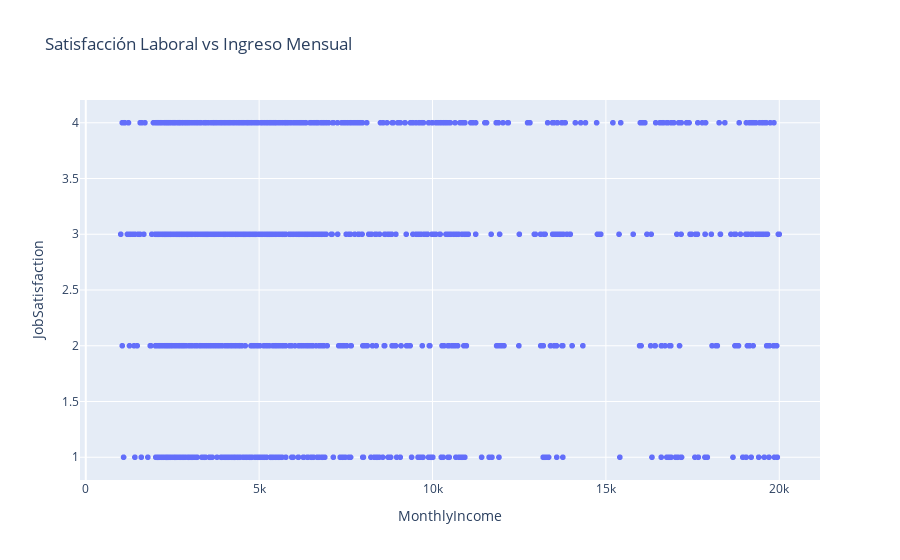

The notebook cell this image was saved under:
### Markdown cell above
'''Los que tienen mayores ingresos tienen mayor satisfacción (Más o menos)'''

### Code cell
fig = px.scatter(data, x='MonthlyIncome', y='JobSatisfaction',
title='Satisfacción Laboral vs Ingreso Mensual')
fig.show()

### Figure 1 — Plotly figure (JSON) as saved in the notebook; plotly's stock layout.template omitted (floating-point values rounded to 4 significant figures; data arrays with more than 128 entries replaced by an {"elided": "..."} marker saying what was removed)
{"data": [{"hovertemplate": "MonthlyIncome=%{x}<br>JobSatisfaction=%{y}<extra></extra>", "legendgroup": "", "marker": {"color": "#636efa", "symbol": "circle"}, "mode": "markers", "name": "", "showlegend": false, "type": "scattergl", "x": {"elided": "1470 int values"}, "xaxis": "x", "y": {"elided": "1470 int values"}, "yaxis": "y"}], "layout": {"legend": {"tracegroupgap": 0}, "title": {"text": "Satisfacción Laboral vs Ingreso Mensual"}, "xaxis": {"anchor": "y", "domain": [0, 1], "title": {"text": "MonthlyIncome"}}, "yaxis": {"anchor": "x", "domain": [0, 1], "title": {"text": "JobSatisfaction"}}}}
